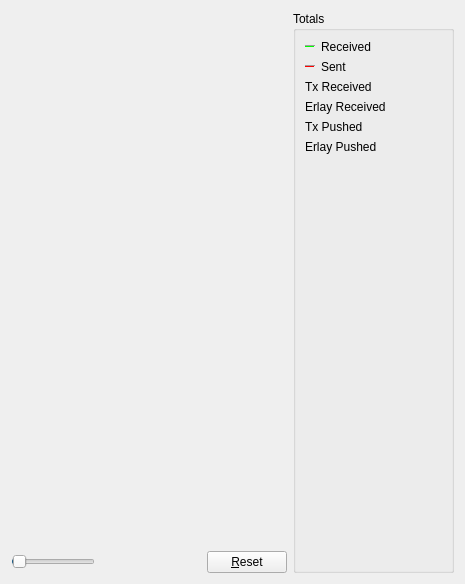
     <widget class="QWidget" name="tab_nettraffic">
      <attribute name="title">
       <string>&amp;Network Traffic</string>
      </attribute>
      <layout class="QHBoxLayout" name="horizontalLayout_3">
       <item>
        <layout class="QVBoxLayout" name="verticalLayout_4">
         <item>
          <widget class="TrafficGraphWidget" name="trafficGraph" native="true">
           <property name="sizePolicy">
            <sizepolicy hsizetype="Expanding" vsizetype="Expanding">
             <horstretch>0</horstretch>
             <verstretch>0</verstretch>
            </sizepolicy>
           </property>
          </widget>
         </item>
         <item>
          <layout class="QHBoxLayout" name="horizontalLayout_2">
           <item>
            <widget class="QSlider" name="sldGraphRange">
             <property name="minimum">
              <number>1</number>
             </property>
             <property name="maximum">
              <number>288</number>
             </property>
             <property name="pageStep">
              <number>12</number>
             </property>
             <property name="value">
              <number>6</number>
             </property>
             <property name="orientation">
              <enum>Qt::Horizontal</enum>
             </property>
            </widget>
           </item>
           <item>
            <widget class="QLabel" name="lblGraphRange">
             <property name="minimumSize">
              <size>
               <width>100</width>
               <height>0</height>
              </size>
             </property>
             <property name="alignment">
              <set>Qt::AlignCenter</set>
             </property>
            </widget>
           </item>
           <item>
            <widget class="QPushButton" name="btnClearTrafficGraph">
             <property name="text">
              <string>&amp;Reset</string>
             </property>
             <property name="autoDefault">
              <bool>false</bool>
             </property>
            </widget>
           </item>
          </layout>
         </item>
        </layout>
       </item>
       <item>
        <layout class="QVBoxLayout" name="verticalLayout">
         <item>
          <widget class="QGroupBox" name="groupBox">
           <property name="title">
            <string>Totals</string>
           </property>
           <layout class="QVBoxLayout" name="verticalLayout_5">
            <item>
             <layout class="QHBoxLayout" name="horizontalLayout_4">
              <item>
               <widget class="Line" name="line">
                <property name="sizePolicy">
                 <sizepolicy hsizetype="Fixed" vsizetype="Fixed">
                  <horstretch>0</horstretch>
                  <verstretch>0</verstretch>
                 </sizepolicy>
                </property>
                <property name="minimumSize">
                 <size>
                  <width>10</width>
                  <height>0</height>
                 </size>
                </property>
                <property name="palette">
                 <palette>
                  <active>
                   <colorrole role="Light">
                    <brush brushstyle="SolidPattern">
                     <color alpha="255">
                      <red>0</red>
                      <green>255</green>
                      <blue>0</blue>
                     </color>
                    </brush>
                   </colorrole>
                  </active>
                  <inactive>
                   <colorrole role="Light">
                    <brush brushstyle="SolidPattern">
                     <color alpha="255">
                      <red>0</red>
                      <green>255</green>
                      <blue>0</blue>
                     </color>
                    </brush>
                   </colorrole>
                  </inactive>
                  <disabled>
                   <colorrole role="Light">
                    <brush brushstyle="SolidPattern">
                     <color alpha="255">
                      <red>0</red>
                      <green>255</green>
                      <blue>0</blue>
                     </color>
                    </brush>
                   </colorrole>
                  </disabled>
                 </palette>
                </property>
                <property name="orientation">
                 <enum>Qt::Horizontal</enum>
                </property>
               </widget>
              </item>
              <item>
               <widget class="QLabel" name="label_16">
                <property name="text">
                 <string>Received</string>
                </property>
               </widget>
              </item>
              <item>
               <widget class="QLabel" name="lblBytesIn">
                <property name="minimumSize">
                 <size>
                  <width>50</width>
                  <height>0</height>
                 </size>
                </property>
                <property name="alignment">
                 <set>Qt::AlignRight|Qt::AlignTrailing|Qt::AlignVCenter</set>
                </property>
               </widget>
              </item>
             </layout>
            </item>
            <item>
             <layout class="QHBoxLayout" name="horizontalLayout_5">
              <item>
               <widget class="Line" name="line_2">
                <property name="sizePolicy">
                 <sizepolicy hsizetype="Fixed" vsizetype="Fixed">
                  <horstretch>0</horstretch>
                  <verstretch>0</verstretch>
                 </sizepolicy>
                </property>
                <property name="minimumSize">
                 <size>
                  <width>10</width>
                  <height>0</height>
                 </size>
                </property>
                <property name="palette">
                 <palette>
                  <active>
                   <colorrole role="Light">
                    <brush brushstyle="SolidPattern">
                     <color alpha="255">
                      <red>255</red>
                      <green>0</green>
                      <blue>0</blue>
                     </color>
                    </brush>
                   </colorrole>
                  </active>
                  <inactive>
                   <colorrole role="Light">
                    <brush brushstyle="SolidPattern">
                     <color alpha="255">
                      <red>255</red>
                      <green>0</green>
                      <blue>0</blue>
                     </color>
                    </brush>
                   </colorrole>
                  </inactive>
                  <disabled>
                   <colorrole role="Light">
                    <brush brushstyle="SolidPattern">
                     <color alpha="255">
                      <red>255</red>
                      <green>0</green>
                      <blue>0</blue>
                     </color>
                    </brush>
                   </colorrole>
                  </disabled>
                 </palette>
                </property>
                <property name="orientation">
                 <enum>Qt::Horizontal</enum>
                </property>
               </widget>
              </item>
              <item>
               <widget class="QLabel" name="label_17">
                <property name="text">
                 <string>Sent</string>
                </property>
               </widget>
              </item>
              <item>
               <widget class="QLabel" name="lblBytesOut">
                <property name="minimumSize">
                 <size>
                  <width>50</width>
                  <height>0</height>
                 </size>
                </property>
                <property name="alignment">
                 <set>Qt::AlignRight|Qt::AlignTrailing|Qt::AlignVCenter</set>
                </property>
               </widget>
              </item>
             </layout>
            </item>
            <item>
             <layout class="QHBoxLayout" name="tx_received_layout">
              <item>
               <widget class="QLabel" name="tx_received_label">
                <property name="text">
                 <string>Tx Received</string>
                </property>
               </widget>
              </item>
              <item>
               <widget class="QLabel" name="tx_received_bytes">
                <property name="minimumSize">
                 <size>
                  <width>50</width>
                  <height>0</height>
                 </size>
                </property>
                <property name="alignment">
                 <set>Qt::AlignRight|Qt::AlignTrailing|Qt::AlignVCenter</set>
                </property>
               </widget>
              </item>
             </layout>
            </item>
            <item>
             <layout class="QHBoxLayout" name="erlay_received_layout">
              <item>
               <widget class="QLabel" name="erlay_received_label">
                <property name="text">
                 <string>Erlay Received</string>
                </property>
               </widget>
              </item>
              <item>
               <widget class="QLabel" name="erlay_received_bytes">
                <property name="minimumSize">
                 <size>
                  <width>50</width>
                  <height>0</height>
                 </size>
                </property>
                <property name="alignment">
                 <set>Qt::AlignRight|Qt::AlignTrailing|Qt::AlignVCenter</set>
                </property>
               </widget>
              </item>
             </layout>
            </item>
            <item>
             <layout class="QHBoxLayout" name="tx_pushed_layout">
              <item>
               <widget class="QLabel" name="tx_pushed_label">
                <property name="text">
                 <string>Tx Pushed</string>
                </property>
               </widget>
              </item>
              <item>
               <widget class="QLabel" name="tx_pushed_bytes">
                <property name="minimumSize">
                 <size>
                  <width>50</width>
                  <height>0</height>
                 </size>
                </property>
                <property name="alignment">
                 <set>Qt::AlignRight|Qt::AlignTrailing|Qt::AlignVCenter</set>
                </property>
               </widget>
              </item>
             </layout>
            </item>
            <item>
             <layout class="QHBoxLayout" name="erlay_pushed_layout">
              <item>
               <widget class="QLabel" name="erlay_pushed_label">
                <property name="text">
                 <string>Erlay Pushed</string>
                </property>
               </widget>
              </item>
              <item>
               <widget class="QLabel" name="erlay_pushed_bytes">
                <property name="minimumSize">
                 <size>
                  <width>50</width>
                  <height>0</height>
                 </size>
                </property>
                <property name="alignment">
                 <set>Qt::AlignRight|Qt::AlignTrailing|Qt::AlignVCenter</set>
                </property>
               </widget>
              </item>
             </layout>
            </item>
            <item>
             <spacer name="verticalSpacer_4">
              <property name="orientation">
               <enum>Qt::Vertical</enum>
              </property>
              <property name="sizeHint" stdset="0">
               <size>
                <width>20</width>
                <height>407</height>
               </size>
              </property>
             </spacer>
            </item>
           </layout>
          </widget>
         </item>
        </layout>
       </item>
      </layout>
     </widget>
